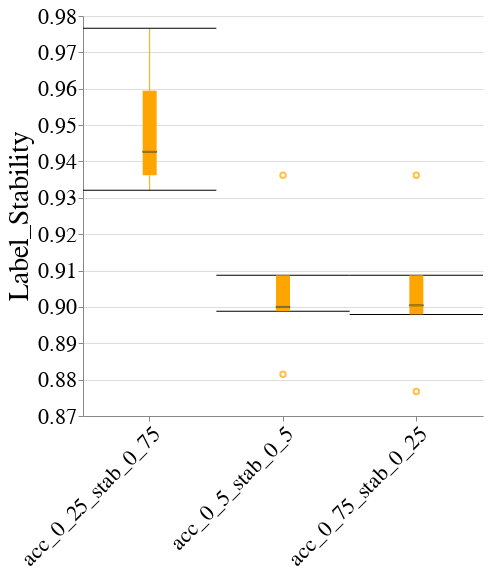

The notebook cell saved with this chart:
### Code cell
create_box_plot_per_dataset_and_case_study(to_plot=best_lp_metrics_per_exp_config_df,
                                           exp_name=EXP_NAME,
                                           dataset_name=DATASET_NAME,
                                           case_study_name=CASE_STUDY_NAME,
                                           metric_name="Label_Stability")

### Figure 1 — Vega-Lite specification as saved in the notebook (floating-point values rounded to 4 significant figures)
{"config": {"view": {"continuousWidth": 400, "continuousHeight": 300, "stroke": null}, "axis": {"labelFontSize": 22, "labelFontWeight": "normal", "titleFontSize": 28, "titleFontWeight": "normal"}, "title": {"fontSize": 28}}, "data": {"name": "data-40c6c313b7f9e77176ee9475a276861f"}, "mark": {"type": "boxplot", "color": "orange", "median": {"stroke": "black", "strokeWidth": 0.7}, "ticks": true}, "encoding": {"x": {"axis": {"labelAngle": -45, "labelLimit": 500}, "field": "exp_config_name", "title": null, "type": "nominal"}, "y": {"field": "overall", "scale": {"zero": false}, "title": "Label_Stability", "type": "quantitative"}}, "height": 400, "width": 400, "$schema": "https://vega.github.io/schema/vega-lite/v4.17.0.json", "datasets": {"data-40c6c313b7f9e77176ee9475a276861f": [{"exp_config_name": "acc_0_25_stab_0_75", "run_num": 1, "logical_pipeline_uuid": "Tm9uZSZOT19GQUlSTkVTU19JTlRFUlZFTlRJT04mcmZfY2xm", "physical_pipeline_uuid": "8939878e-64d4-4d42-81cf-7eeedbae286f", "compound_pp_quality": 0.9347, "metric": "Label_Stability", "model_name": "rf_clf", "runtime_in_mins": 0.3662, "dataset_name": "diabetes", "logical_pipeline_name": "None&NO_FAIRNESS_INTERVENTION&rf_clf", "null_imputer_name": "None", "fairness_intervention_name": "NO_FAIRNESS_INTERVENTION", "Gender_dis": 0.9593, "Gender_priv": 0.921, "overall": 0.9362}, {"exp_config_name": "acc_0_25_stab_0_75", "run_num": 2, "logical_pipeline_uuid": "Tm9uZSZOT19GQUlSTkVTU19JTlRFUlZFTlRJT04mcmZfY2xm", "physical_pipeline_uuid": "79bbab41-0032-49c6-b1cd-3044f196ff8a", "compound_pp_quality": 0.9195, "metric": "Label_Stability", "model_name": "rf_clf", "runtime_in_mins": 0.953, "dataset_name": "diabetes", "logical_pipeline_name": "None&NO_FAIRNESS_INTERVENTION&rf_clf", "null_imputer_name": "None", "fairness_intervention_name": "NO_FAIRNESS_INTERVENTION", "Gender_dis": 0.9469, "Gender_priv": 0.94, "overall": 0.9426}, {"exp_config_name": "acc_0_25_stab_0_75", "run_num": 3, "logical_pipeline_uuid": "Tm9uZSZOT19GQUlSTkVTU19JTlRFUlZFTlRJT04mcmZfY2xm", "physical_pipeline_uuid": "eb15408e-83cb-4852-8e1d-cc6f474dde04", "compound_pp_quality": 0.9105, "metric": "Label_Stability", "model_name": "rf_clf", "runtime_in_mins": 1.264, "dataset_name": "diabetes", "logical_pipeline_name": "None&NO_FAIRNESS_INTERVENTION&rf_clf", "null_imputer_name": "None", "fairness_intervention_name": "NO_FAIRNESS_INTERVENTION", "Gender_dis": 0.9331, "Gender_priv": 0.9315, "overall": 0.9321}, {"exp_config_name": "acc_0_25_stab_0_75", "run_num": 4, "logical_pipeline_uuid": "Tm9uZSZOT19GQUlSTkVTU19JTlRFUlZFTlRJT04mbHJfY2xm", "physical_pipeline_uuid": "b0a04c13-c135-4b91-a5e7-cb45fa50b464", "compound_pp_quality": 0.9029, "metric": "Label_Stability", "model_name": "lr_clf", "runtime_in_mins": 0.07371, "dataset_name": "diabetes", "logical_pipeline_name": "None&NO_FAIRNESS_INTERVENTION&lr_clf", "null_imputer_name": "None", "fairness_intervention_name": "NO_FAIRNESS_INTERVENTION", "Gender_dis": 0.966, "Gender_priv": 0.9552, "overall": 0.9594}, {"exp_config_name": "acc_0_25_stab_0_75", "run_num": 5, "logical_pipeline_uuid": "Tm9uZSZOT19GQUlSTkVTU19JTlRFUlZFTlRJT04mbGdibV9jbGY=", "physical_pipeline_uuid": "628f1069-1112-4519-b182-8aef53652da5", "compound_pp_quality": 0.9134, "metric": "Label_Stability", "model_name": "lgbm_clf", "runtime_in_mins": 0.04169, "dataset_name": "diabetes", "logical_pipeline_name": "None&NO_FAIRNESS_INTERVENTION&lgbm_clf", "null_imputer_name": "None", "fairness_intervention_name": "NO_FAIRNESS_INTERVENTION", "Gender_dis": 0.9697, "Gender_priv": 0.9811, "overall": 0.9766}, {"exp_config_name": "acc_0_5_stab_0_5", "run_num": 1, "logical_pipeline_uuid": "Tm9uZSZOT19GQUlSTkVTU19JTlRFUlZFTlRJT04mcmZfY2xm", "physical_pipeline_uuid": "9ed649c2-5c45-4353-aa8a-ff670a0aa419", "compound_pp_quality": 0.9332, "metric": "Label_Stability", "model_name": "rf_clf", "runtime_in_mins": 0.3788, "dataset_name": "diabetes", "logical_pipeline_name": "None&NO_FAIRNESS_INTERVENTION&rf_clf", "null_imputer_name": "None", "fairness_intervention_name": "NO_FAIRNESS_INTERVENTION", "Gender_dis": 0.9593, "Gender_priv": 0.921, "overall": 0.9362}, {"exp_config_name": "acc_0_5_stab_0_5", "run_num": 2, "logical_pipeline_uuid": "Tm9uZSZOT19GQUlSTkVTU19JTlRFUlZFTlRJT04mcmZfY2xm", "physical_pipeline_uuid": "cd8f0374-361c-4344-a8b3-e047bb5cfcd5", "compound_pp_quality": 0.9282, "metric": "Label_Stability", "model_name": "rf_clf", "runtime_in_mins": 1.145, "dataset_name": "diabetes", "logical_pipeline_name": "None&NO_FAIRNESS_INTERVENTION&rf_clf", "null_imputer_name": "None", "fairness_intervention_name": "NO_FAIRNESS_INTERVENTION", "Gender_dis": 0.9288, "Gender_priv": 0.8802, "overall": 0.8988}, {"exp_config_name": "acc_0_5_stab_0_5", "run_num": 3, "logical_pipeline_uuid": "Tm9uZSZOT19GQUlSTkVTU19JTlRFUlZFTlRJT04mcmZfY2xm", "physical_pipeline_uuid": "080b2bd1-ee71-4027-9deb-b1ca6afb739a", "compound_pp_quality": 0.8995, "metric": "Label_Stability", "model_name": "rf_clf", "runtime_in_mins": 0.1698, "dataset_name": "diabetes", "logical_pipeline_name": "None&NO_FAIRNESS_INTERVENTION&rf_clf", "null_imputer_name": "None", "fairness_intervention_name": "NO_FAIRNESS_INTERVENTION", "Gender_dis": 0.9457, "Gender_priv": 0.8878, "overall": 0.9087}, {"exp_config_name": "acc_0_5_stab_0_5", "run_num": 4, "logical_pipeline_uuid": "Tm9uZSZOT19GQUlSTkVTU19JTlRFUlZFTlRJT04mcmZfY2xm", "physical_pipeline_uuid": "0f4eea10-2f4a-4c19-b1be-ed9c0c6007a1", "compound_pp_quality": 0.8987, "metric": "Label_Stability", "model_name": "rf_clf", "runtime_in_mins": 0.2083, "dataset_name": "diabetes", "logical_pipeline_name": "None&NO_FAIRNESS_INTERVENTION&rf_clf", "null_imputer_name": "None", "fairness_intervention_name": "NO_FAIRNESS_INTERVENTION", "Gender_dis": 0.9499, "Gender_priv": 0.8676, "overall": 0.9}, {"exp_config_name": "acc_0_5_stab_0_5", "run_num": 5, "logical_pipeline_uuid": "Tm9uZSZOT19GQUlSTkVTU19JTlRFUlZFTlRJT04mcmZfY2xm", "physical_pipeline_uuid": "ac27dc05-df85-4a91-b331-4322c5cdefe9", "compound_pp_quality": 0.9032, "metric": "Label_Stability", "model_name": "rf_clf", "runtime_in_mins": 0.3644, "dataset_name": "diabetes", "logical_pipeline_name": "None&NO_FAIRNESS_INTERVENTION&rf_clf", "null_imputer_name": "None", "fairness_intervention_name": "NO_FAIRNESS_INTERVENTION", "Gender_dis": 0.8867, "Gender_priv": 0.8781, "overall": 0.8815}, {"exp_config_name": "acc_0_75_stab_0_25", "run_num": 1, "logical_pipeline_uuid": "Tm9uZSZOT19GQUlSTkVTU19JTlRFUlZFTlRJT04mcmZfY2xm", "physical_pipeline_uuid": "554f6185-d959-4824-9773-9798c0a8f4de", "compound_pp_quality": 0.9317, "metric": "Label_Stability", "model_name": "rf_clf", "runtime_in_mins": 0.4316, "dataset_name": "diabetes", "logical_pipeline_name": "None&NO_FAIRNESS_INTERVENTION&rf_clf", "null_imputer_name": "None", "fairness_intervention_name": "NO_FAIRNESS_INTERVENTION", "Gender_dis": 0.9593, "Gender_priv": 0.921, "overall": 0.9362}, {"exp_config_name": "acc_0_75_stab_0_25", "run_num": 2, "logical_pipeline_uuid": "Tm9uZSZOT19GQUlSTkVTU19JTlRFUlZFTlRJT04mcmZfY2xm", "physical_pipeline_uuid": "e613408e-f6db-4c3e-b7f7-a3eae1c5d163", "compound_pp_quality": 0.9427, "metric": "Label_Stability", "model_name": "rf_clf", "runtime_in_mins": 0.8657, "dataset_name": "diabetes", "logical_pipeline_name": "None&NO_FAIRNESS_INTERVENTION&rf_clf", "null_imputer_name": "None", "fairness_intervention_name": "NO_FAIRNESS_INTERVENTION", "Gender_dis": 0.9223, "Gender_priv": 0.8829, "overall": 0.8979}, {"exp_config_name": "acc_0_75_stab_0_25", "run_num": 3, "logical_pipeline_uuid": "Tm9uZSZOT19GQUlSTkVTU19JTlRFUlZFTlRJT04mcmZfY2xm", "physical_pipeline_uuid": "972dc5a6-023f-450a-92e0-db2b8c573393", "compound_pp_quality": 0.8949, "metric": "Label_Stability", "model_name": "rf_clf", "runtime_in_mins": 0.2151, "dataset_name": "diabetes", "logical_pipeline_name": "None&NO_FAIRNESS_INTERVENTION&rf_clf", "null_imputer_name": "None", "fairness_intervention_name": "NO_FAIRNESS_INTERVENTION", "Gender_dis": 0.9457, "Gender_priv": 0.8878, "overall": 0.9087}, {"exp_config_name": "acc_0_75_stab_0_25", "run_num": 4, "logical_pipeline_uuid": "Tm9uZSZOT19GQUlSTkVTU19JTlRFUlZFTlRJT04mcmZfY2xm", "physical_pipeline_uuid": "e51af03b-af06-4f76-a026-a4c7098e1a64", "compound_pp_quality": 0.9025, "metric": "Label_Stability", "model_name": "rf_clf", "runtime_in_mins": 0.09414, "dataset_name": "diabetes", "logical_pipeline_name": "None&NO_FAIRNESS_INTERVENTION&rf_clf", "null_imputer_name": "None", "fairness_intervention_name": "NO_FAIRNESS_INTERVENTION", "Gender_dis": 0.9551, "Gender_priv": 0.865, "overall": 0.9004}, {"exp_config_name": "acc_0_75_stab_0_25", "run_num": 5, "logical_pipeline_uuid": "Tm9uZSZOT19GQUlSTkVTU19JTlRFUlZFTlRJT04mcmZfY2xm", "physical_pipeline_uuid": "7fa89018-728c-438b-bbe3-7eff626ca6d3", "compound_pp_quality": 0.9307, "metric": "Label_Stability", "model_name": "rf_clf", "runtime_in_mins": 0.6347, "dataset_name": "diabetes", "logical_pipeline_name": "None&NO_FAIRNESS_INTERVENTION&rf_clf", "null_imputer_name": "None", "fairness_intervention_name": "NO_FAIRNESS_INTERVENTION", "Gender_dis": 0.8796, "Gender_priv": 0.8749, "overall": 0.8768}]}}
